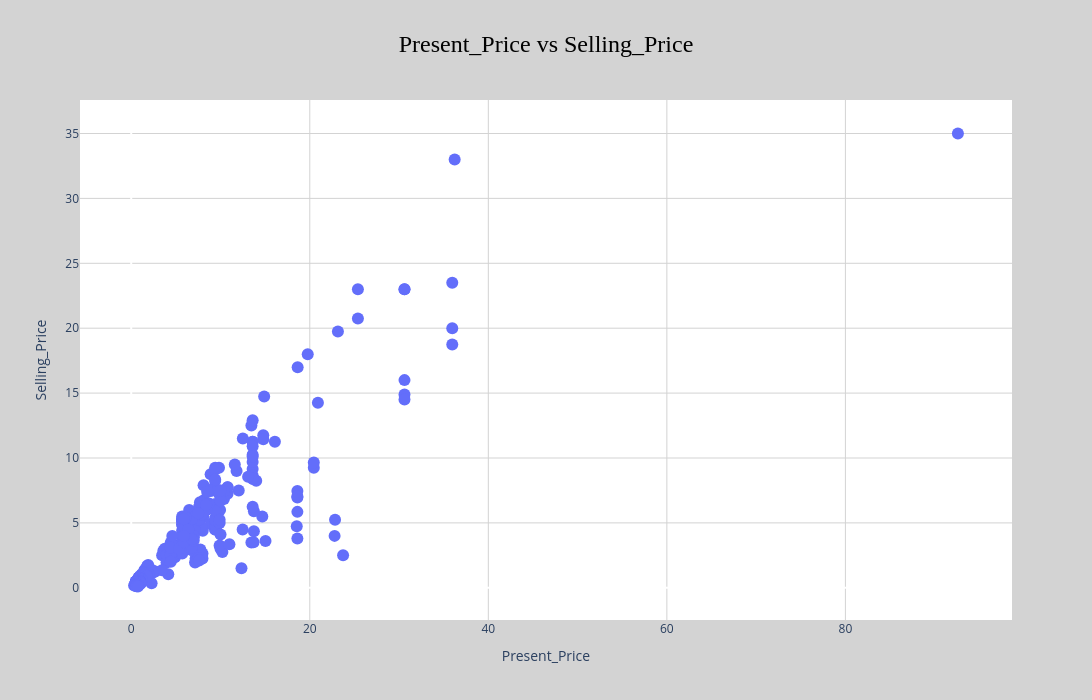

Source (notebook cell):
### Code cell
fig = px.scatter(
    data_frame=df,
    x="Present_Price",
    y="Selling_Price",
    height=700,
    width=1400,
    color_continuous_scale="viridis",
    size_max=15,
    title="Present_Price vs Selling_Price",
)
fig.update_layout(
    title=dict(
        x=0.5,
        y=0.95,
        xanchor="center",
        yanchor="top",
        font=dict(size=24, color="black", family="Arial Black"),
    )
)
fig.update_layout(plot_bgcolor="white", paper_bgcolor="lightgray")
fig.update_traces(marker=dict(size=12))
fig.update_xaxes(showgrid=True, gridcolor="lightgray", gridwidth=1)
fig.update_yaxes(showgrid=True, gridcolor="lightgray", gridwidth=1)
fig.show()

### Figure 1 — Plotly figure (JSON) as saved in the notebook; plotly's stock layout.template omitted (floating-point values rounded to 4 significant figures; data arrays with more than 128 entries replaced by an {"elided": "..."} marker saying what was removed)
{"data": [{"hovertemplate": "Present_Price=%{x}<br>Selling_Price=%{y}<extra></extra>", "legendgroup": "", "marker": {"color": "#636efa", "size": 12, "symbol": "circle"}, "mode": "markers", "name": "", "orientation": "v", "showlegend": false, "type": "scatter", "x": {"elided": "301 float values"}, "xaxis": "x", "y": {"elided": "301 float values"}, "yaxis": "y"}], "layout": {"height": 700, "legend": {"tracegroupgap": 0}, "paper_bgcolor": "lightgray", "plot_bgcolor": "white", "title": {"font": {"color": "black", "family": "Arial Black", "size": 24}, "text": "Present_Price vs Selling_Price", "x": 0.5, "xanchor": "center", "y": 0.95, "yanchor": "top"}, "width": 1400, "xaxis": {"anchor": "y", "domain": [0, 1], "gridcolor": "lightgray", "gridwidth": 1, "showgrid": true, "title": {"text": "Present_Price"}}, "yaxis": {"anchor": "x", "domain": [0, 1], "gridcolor": "lightgray", "gridwidth": 1, "showgrid": true, "title": {"text": "Selling_Price"}}}}
